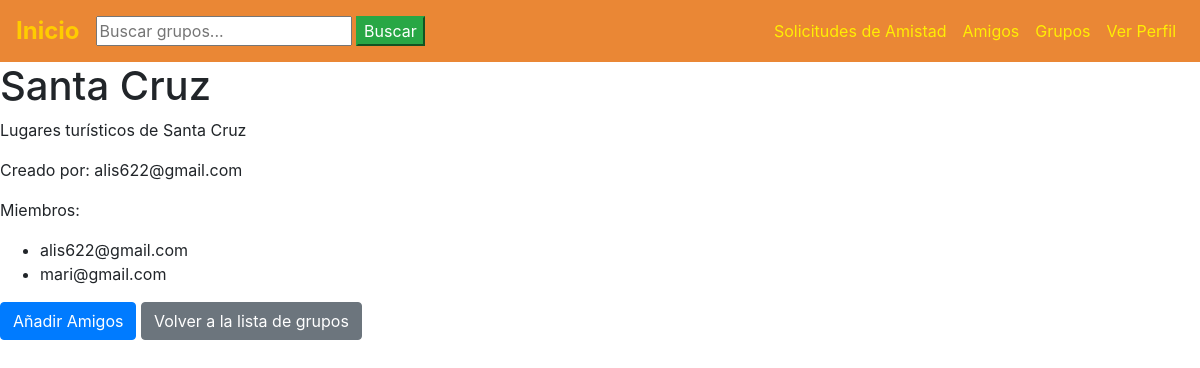
Page /inicio/grupos/1/ on the committed database.
### inicio/models.py (models this page shows, shortened)
class Grupo(models.Model):
    nombre = models.CharField(max_length=255)
    descripcion = models.TextField()
    creador = models.ForeignKey(Usuario, on_delete=models.CASCADE)
    miembros = models.ManyToManyField(Usuario, related_name='grupos')
    fecha_creacion = models.DateTimeField(auto_now_add=True)

class Usuario(AbstractBaseUser, PermissionsMixin):
    email = models.EmailField(unique=True)  # Email único para el usuario
    nombres = models.CharField(max_length=100)  # Nombres del usuario
    nombre_usuario = models.CharField(max_length=100, unique=True)  # Nombre de usuario único
    is_staff = models.BooleanField(default=False)  # Permite acceso al admin
    is_active = models.BooleanField(default=True)  # Marca si el usuario está activo
    last_login = models.DateTimeField(null=True, blank=True)  # Fecha del último inicio de sesión
    groups = models.ManyToManyField(
        'auth.Group',
        related_name='%(class)s_set',  # `related_name` único para este modelo
        blank=True,
        help_text='The groups this user belongs to.',
        verbose_name='groups'
    )
    user_permissions = models.ManyToManyField(
        'auth.Permission',
        related_name='%(class)s_permissions',  # `related_name` único para este modelo
        blank=True,
        help_text='Specific permissions for this user.',
        verbose_name='user permissions'
    )
    objects = UsuarioManager()  # Asigna el manager personalizado
    USERNAME_FIELD = 'email'  # Campo utilizado para el inicio de sesión
    REQUIRED_FIELDS = ['nombres', 'nombre_usuario']  # Campos requeridos al crear un superusuario
    def __str__(self):
        return self.email  # Representación del objeto en forma de string

### inicio/views.py (the view)
# urls.py: path('grupos/<int:grupo_id>/', views.detalle_grupo, name='detalle_grupo'),
def detalle_grupo(request, grupo_id):
    grupo = get_object_or_404(Grupo, id=grupo_id)
    amigos = Usuario.objects.exclude(grupos=grupo).exclude(id=request.user.id)  # Amigos que no son miembros y que no son el usuario actual
    if request.method == 'POST':
        amigos_ids = request.POST.getlist('amigos')
        grupo.miembros.add(*amigos_ids)  # Añadir amigos al grupo
        return redirect('detalle_grupo', grupo_id=grupo.id)
    return render(request, 'grupos/detalle_grupo.html', {'grupo': grupo, 'amigos': amigos})

### inicio/templates/grupos/detalle_grupo.html (shortened to what this page needs)
{% extends 'base.html' %}
{% load static %}
{% block content %}
<h1>{{ grupo.nombre }}</h1>
<p>{{ grupo.descripcion }}</p>
<p>Creado por: {{ grupo.creador }}</p>
<p>Miembros:</p>
<ul>
    {% for miembro in grupo.miembros.all %}
        <li>{{ miembro }}</li>
    {% empty %}
        <li>No hay miembros en este grupo.</li>
    {% endfor %}
</ul>
<button type="button" class="btn btn-primary" data-bs-toggle="modal" data-bs-target="#addFriendsModal">
    Añadir Amigos
</button>
<a href="{% url 'grupos_usuario' %}" class="btn btn-secondary">Volver a la lista de grupos</a>
{% endblock %}

### rows in the picture
Grupo: nombre "Santa Cruz", descripcion "Lugares turísticos de Santa Cruz", creador "alis622@gmail.com"
Usuario: email "alis622@gmail.com"
Usuario: email "mari@gmail.com"
